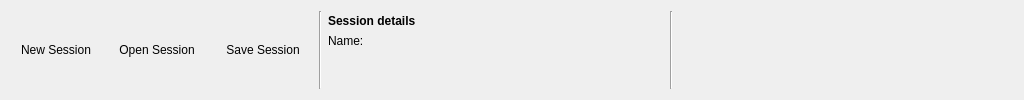
    <widget class="QWidget" name="homeTab">
     <attribute name="title">
      <string>Home</string>
     </attribute>
     <layout class="QGridLayout" name="gridLayout_11">
      <item row="0" column="0" rowspan="2">
       <widget class="QToolButton" name="newSession">
        <property name="sizePolicy">
         <sizepolicy hsizetype="Preferred" vsizetype="Preferred">
          <horstretch>0</horstretch>
          <verstretch>0</verstretch>
         </sizepolicy>
        </property>
        <property name="minimumSize">
         <size>
          <width>90</width>
          <height>60</height>
         </size>
        </property>
        <property name="maximumSize">
         <size>
          <width>90</width>
          <height>60</height>
         </size>
        </property>
        <property name="text">
         <string>New Session</string>
        </property>
        <property name="icon">
         <iconset resource="../share/icons/icons.qrc">
          <normaloff>:/icons/filenew.png</normaloff>:/icons/filenew.png</iconset>
        </property>
        <property name="iconSize">
         <size>
          <width>25</width>
          <height>25</height>
         </size>
        </property>
        <property name="toolButtonStyle">
         <enum>Qt::ToolButtonTextUnderIcon</enum>
        </property>
        <property name="autoRaise">
         <bool>true</bool>
        </property>
       </widget>
      </item>
      <item row="0" column="1" rowspan="2">
       <widget class="QToolButton" name="openSession">
        <property name="sizePolicy">
         <sizepolicy hsizetype="Preferred" vsizetype="Preferred">
          <horstretch>0</horstretch>
          <verstretch>0</verstretch>
         </sizepolicy>
        </property>
        <property name="minimumSize">
         <size>
          <width>100</width>
          <height>60</height>
         </size>
        </property>
        <property name="maximumSize">
         <size>
          <width>100</width>
          <height>64</height>
         </size>
        </property>
        <property name="text">
         <string>Open Session</string>
        </property>
        <property name="icon">
         <iconset resource="../share/icons/icons.qrc">
          <normaloff>:/icons/fileopen.png</normaloff>:/icons/fileopen.png</iconset>
        </property>
        <property name="iconSize">
         <size>
          <width>25</width>
          <height>25</height>
         </size>
        </property>
        <property name="toolButtonStyle">
         <enum>Qt::ToolButtonTextUnderIcon</enum>
        </property>
        <property name="autoRaise">
         <bool>true</bool>
        </property>
       </widget>
      </item>
      <item row="0" column="2" rowspan="2">
       <widget class="QToolButton" name="saveSession">
        <property name="sizePolicy">
         <sizepolicy hsizetype="Preferred" vsizetype="Preferred">
          <horstretch>0</horstretch>
          <verstretch>0</verstretch>
         </sizepolicy>
        </property>
        <property name="minimumSize">
         <size>
          <width>100</width>
          <height>60</height>
         </size>
        </property>
        <property name="maximumSize">
         <size>
          <width>100</width>
          <height>64</height>
         </size>
        </property>
        <property name="text">
         <string>Save Session</string>
        </property>
        <property name="icon">
         <iconset resource="../share/icons/icons.qrc">
          <normaloff>:/icons/filesaveas.png</normaloff>:/icons/filesaveas.png</iconset>
        </property>
        <property name="iconSize">
         <size>
          <width>25</width>
          <height>25</height>
         </size>
        </property>
        <property name="toolButtonStyle">
         <enum>Qt::ToolButtonTextUnderIcon</enum>
        </property>
        <property name="autoRaise">
         <bool>true</bool>
        </property>
       </widget>
      </item>
      <item row="0" column="3" rowspan="2">
       <widget class="Line" name="line_13">
        <property name="orientation">
         <enum>Qt::Vertical</enum>
        </property>
       </widget>
      </item>
      <item row="0" column="4">
       <layout class="QGridLayout" name="gridLayout_10">
        <property name="verticalSpacing">
         <number>0</number>
        </property>
        <item row="0" column="0">
         <widget class="QLabel" name="label_40">
          <property name="font">
           <font>
            <weight>75</weight>
            <bold>true</bold>
           </font>
          </property>
          <property name="text">
           <string>Session details</string>
          </property>
         </widget>
        </item>
        <item row="0" column="1">
         <spacer name="horizontalSpacer_10">
          <property name="orientation">
           <enum>Qt::Horizontal</enum>
          </property>
          <property name="sizeHint" stdset="0">
           <size>
            <width>40</width>
            <height>20</height>
           </size>
          </property>
         </spacer>
        </item>
        <item row="1" column="0" colspan="2">
         <layout class="QHBoxLayout" name="horizontalLayout">
          <item>
           <widget class="QLabel" name="label_43">
            <property name="minimumSize">
             <size>
              <width>0</width>
              <height>20</height>
             </size>
            </property>
            <property name="text">
             <string>Name:</string>
            </property>
           </widget>
          </item>
          <item>
           <widget class="QLabel" name="sessionLabel">
            <property name="minimumSize">
             <size>
              <width>300</width>
              <height>20</height>
             </size>
            </property>
            <property name="text">
             <string/>
            </property>
           </widget>
          </item>
         </layout>
        </item>
       </layout>
      </item>
      <item row="0" column="5" rowspan="2">
       <widget class="Line" name="line_9">
        <property name="orientation">
         <enum>Qt::Vertical</enum>
        </property>
       </widget>
      </item>
      <item row="0" column="6">
       <spacer name="horizontalSpacer_7">
        <property name="orientation">
         <enum>Qt::Horizontal</enum>
        </property>
        <property name="sizeHint" stdset="0">
         <size>
          <width>340</width>
          <height>19</height>
         </size>
        </property>
       </spacer>
      </item>
      <item row="1" column="4">
       <spacer name="verticalSpacer_5">
        <property name="orientation">
         <enum>Qt::Vertical</enum>
        </property>
        <property name="sizeHint" stdset="0">
         <size>
          <width>20</width>
          <height>0</height>
         </size>
        </property>
       </spacer>
      </item>
     </layout>
    </widget>
